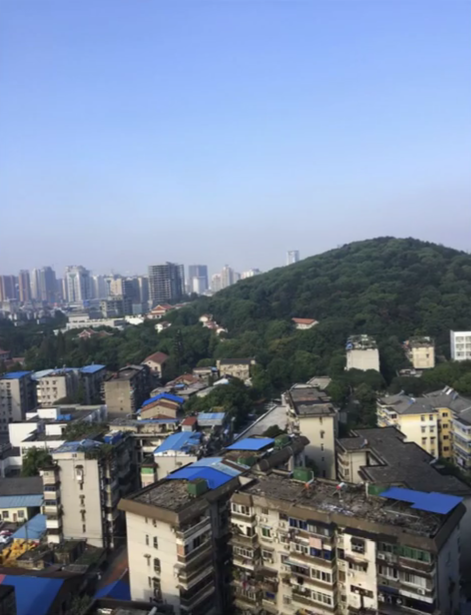
#> input picture 计算机视觉实践-实验4/1.png, 471 x 615 px
$ jupyter execute Homography.ipynb
#> lines starting #> are read from the running program, lines starting #| are printed output that depends on the picture
[cell 1]
import numpy as np
import cv2
import matplotlib.pyplot as plt

[cell 2]
# 读取两张图像
img1 = cv2.imread('1.png')
#> img1 is the input picture: shape (615, 471, 3); mean B, G, R 153.4, 132.7, 120
img2 = cv2.imread('2.png')
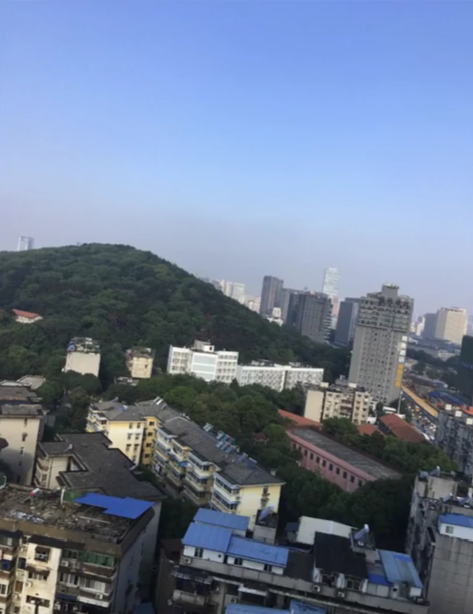
#> input picture 计算机视觉实践-实验4/2.png, 473 x 614 px
#> img2 is the input picture: shape (614, 473, 3); mean B, G, R 151.3, 126.5, 112

[cell 3]
# 转换为灰度图
gray1 = cv2.cvtColor(img1, cv2.COLOR_BGR2GRAY)
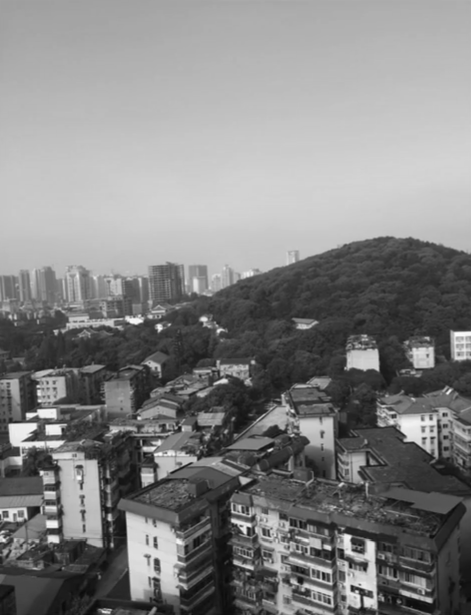
#> gray1: shape (615, 471); min 9, max 252, mean 131.3
gray2 = cv2.cvtColor(img2, cv2.COLOR_BGR2GRAY)
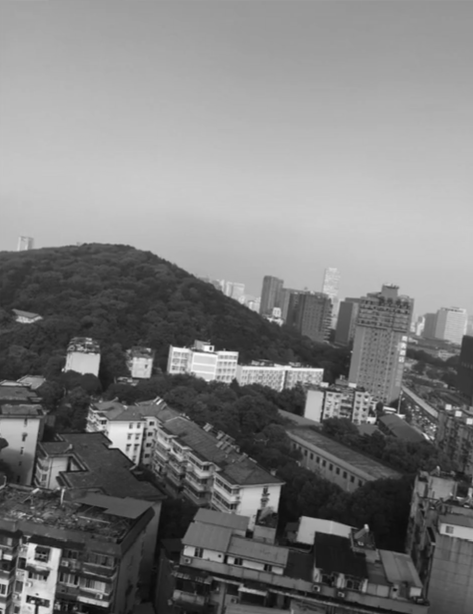
#> gray2: shape (614, 473); min 8, max 254, mean 125

# 初始化SIFT检测器
sift = cv2.SIFT_create()

# 找到关键点和描述符
keypoints1, descriptors1 = sift.detectAndCompute(gray1, None)
#> keypoints1 = 2280 keypoints; strongest (x, y, size): (159, 327, 4.6), (53, 539, 6.4), (53, 524, 6.1), (29, 415, 4.4)
keypoints2, descriptors2 = sift.detectAndCompute(gray2, None)
#> keypoints2 = 1864 keypoints; strongest (x, y, size): (8, 557, 4.5), (84, 362, 19.5), (141, 367, 15.2), (207, 363, 28)

# 初始化匹配器（使用暴力匹配算法）
matcher = cv2.BFMatcher()

# 匹配描述符
matches = matcher.knnMatch(descriptors1, descriptors2, k=2)
#> matches = 2280 matches

# 根据Lowe's ratio test筛选好的匹配点
good_matches = []
for m, n in matches:
    if m.distance < 0.7 * n.distance:
        good_matches.append(m)
#> after the loop, good_matches = 373 matches

# 提取匹配点的坐标
pts_src = np.float32([keypoints1[m.queryIdx].pt for m in good_matches]).reshape(-1, 1, 2)
#> pts_src = 373 rows, first 8: [6.11, 427.6], [8.15, 383.3], [18.09, 460.4], [20.19, 382], [31.3, 497], [82.42, 476.2], [84.93, 403.8], [90.57, 317.9]
pts_dst = np.float32([keypoints2[m.trainIdx].pt for m in good_matches]).reshape(-1, 1, 2)
#> pts_dst = 373 rows, first 8: [296.6, 521.3], [44.7, 574.3], [73, 467.2], [254.6, 312.5], [463.2, 536.5], [207.2, 352.2], [249.6, 587.4], [243.5, 359.8]

# 使用RANSAC算法计算单应性矩阵
H, _ = cv2.findHomography(pts_src, pts_dst, cv2.RANSAC, 5.0)
#> H = [[1.59, -0.277, -359.3], [0.657, 1.41, -222.3], [0.00135, -0.000125, 1]]

print("单应性矩阵:\n", H)
#| 单应性矩阵:
#|  [[ 1.59307623e+00 -2.77339566e-01 -3.59252528e+02]
#|  [ 6.57244524e-01  1.41141227e+00 -2.22262931e+02]
#|  [ 1.34592033e-03 -1.24973066e-04  1.00000000e+00]]

[cell 4]
# 应用单应性变换
height, width, channels = img2.shape
#> height = 614; width = 473; channels = 3
img1_transformed = cv2.warpPerspective(img1, H, (width, height))
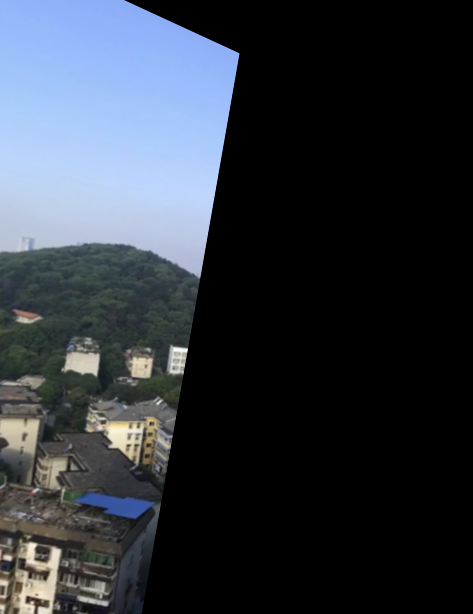
#> img1_transformed: shape (614, 473, 3); mean B, G, R 62.3, 53.9, 48.1

# 显示结果
plt.figure(figsize=(20, 10))

plt.subplot(1, 3, 1)
plt.title('Image 1')
plt.imshow(cv2.cvtColor(img1, cv2.COLOR_BGR2RGB))
plt.axis('off')

plt.subplot(1, 3, 2)
plt.title('Image 2')
plt.imshow(cv2.cvtColor(img2, cv2.COLOR_BGR2RGB))
plt.axis('off')

plt.subplot(1, 3, 3)
plt.title('Transformed Image 1')
plt.imshow(cv2.cvtColor(img1_transformed, cv2.COLOR_BGR2RGB))
plt.axis('off')

plt.show()
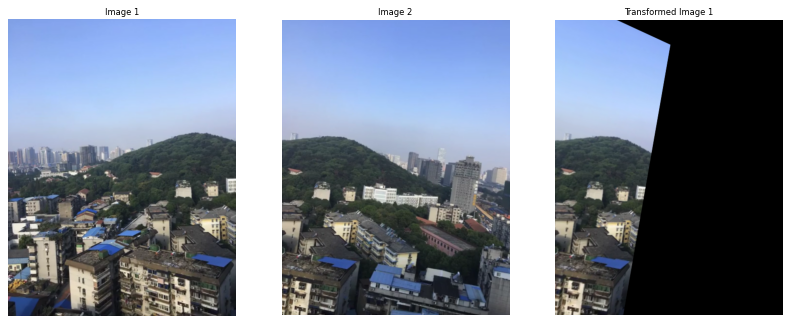
#> figure drawn by matplotlib, 3 panels
